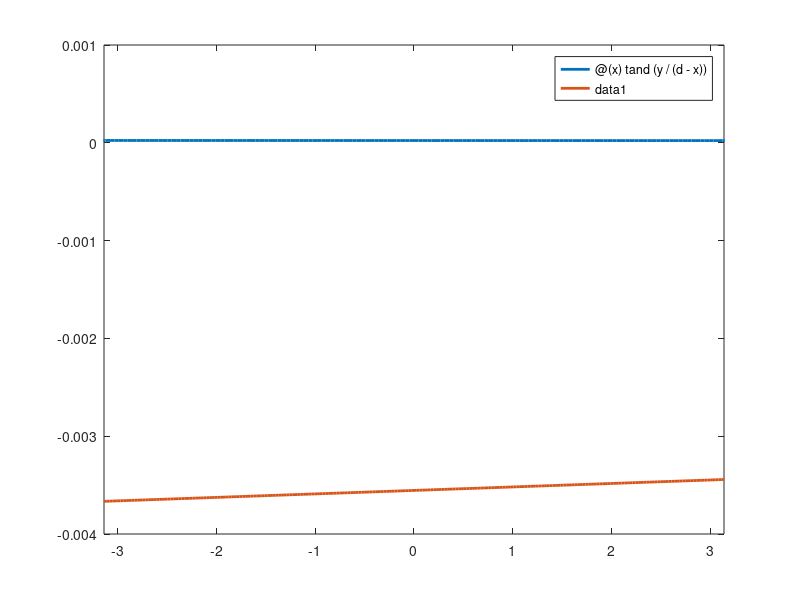

MATLAB code to generate this figure: (Note: this script raises an error after producing the figure.)
%% Multidimensional Kalman-Filter
% DSV2 Projekt
clear all; close all; clc;


d=100;

% x=-5;
% y=30;
% pi-acos(y/(d-x))
% tan(y/(d-x))


figure(1)
x=6;
y=30;
xt=@(x)tand(y/(d-x));
fplot(xt,'Linewidth',2)

hold on 
for j=-80:10:80

y=j;


xt=@(x)tan(y/(d-x));
fplot(xt,[-pi pi],'Linewidth',2)

load_klasse= ['d-wert' int2str(d) '   y-wert' int2str(y)];
legende{j+81,:}=load_klasse;

end
legend(legende);
title('beta');
set(gca,'FontSize',20)
